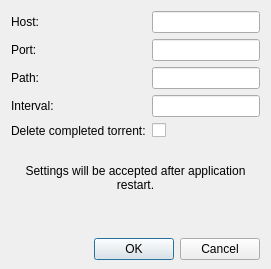
<ui version="4.0" >
 <class>SettingsDialogClass</class>
 <widget class="QDialog" name="SettingsDialogClass" >
  <property name="windowModality" >
   <enum>Qt::ApplicationModal</enum>
  </property>
  <property name="geometry" >
   <rect>
    <x>0</x>
    <y>0</y>
    <width>259</width>
    <height>225</height>
   </rect>
  </property>
  <property name="sizePolicy" >
   <sizepolicy vsizetype="Fixed" hsizetype="Fixed" >
    <horstretch>0</horstretch>
    <verstretch>0</verstretch>
   </sizepolicy>
  </property>
  <property name="maximumSize" >
   <size>
    <width>259</width>
    <height>225</height>
   </size>
  </property>
  <property name="windowTitle" >
   <string>Settings</string>
  </property>
  <property name="windowIcon" >
   <iconset resource="../Resources/res.qrc" >
    <normaloff>:/img/gear.png</normaloff>:/img/gear.png</iconset>
  </property>
  <layout class="QVBoxLayout" name="verticalLayout_2" >
   <property name="sizeConstraint" >
    <enum>QLayout::SetFixedSize</enum>
   </property>
   <property name="bottomMargin" >
    <number>9</number>
   </property>
   <item>
    <layout class="QVBoxLayout" name="verticalLayout" >
     <item>
      <layout class="QGridLayout" name="gridLayout" >
       <item row="0" column="0" >
        <widget class="QLabel" name="label" >
         <property name="text" >
          <string>Host:</string>
         </property>
         <property name="buddy" >
          <cstring>host</cstring>
         </property>
        </widget>
       </item>
       <item row="0" column="1" >
        <widget class="QLineEdit" name="host" />
       </item>
       <item row="1" column="0" >
        <widget class="QLabel" name="label_2" >
         <property name="text" >
          <string>Port:</string>
         </property>
         <property name="buddy" >
          <cstring>port</cstring>
         </property>
        </widget>
       </item>
       <item row="1" column="1" >
        <widget class="QLineEdit" name="port" />
       </item>
       <item row="2" column="0" >
        <widget class="QLabel" name="label_3" >
         <property name="text" >
          <string>Path:</string>
         </property>
         <property name="buddy" >
          <cstring>path</cstring>
         </property>
        </widget>
       </item>
       <item row="2" column="1" >
        <widget class="QLineEdit" name="path" />
       </item>
       <item row="3" column="0" >
        <widget class="QLabel" name="label_4" >
         <property name="text" >
          <string>Interval:</string>
         </property>
         <property name="buddy" >
          <cstring>interval</cstring>
         </property>
        </widget>
       </item>
       <item row="3" column="1" >
        <widget class="QLineEdit" name="interval" />
       </item>
       <item row="4" column="0" >
        <widget class="QLabel" name="label_7" >
         <property name="text" >
          <string>Delete completed torrent:</string>
         </property>
        </widget>
       </item>
       <item row="4" column="1" >
        <widget class="QCheckBox" name="delete_completed" >
         <property name="text" >
          <string/>
         </property>
        </widget>
       </item>
      </layout>
     </item>
     <item>
      <widget class="QLabel" name="label_6" />
     </item>
     <item>
      <widget class="QLabel" name="label_5" >
       <property name="text" >
        <string>Settings will be accepted after application restart.</string>
       </property>
       <property name="alignment" >
        <set>Qt::AlignCenter|Qt::AlignHCenter|Qt::AlignLeading|Qt::AlignLeft|Qt::AlignVCenter</set>
       </property>
       <property name="wordWrap" >
        <bool>true</bool>
       </property>
      </widget>
     </item>
     <item>
      <spacer name="verticalSpacer" >
       <property name="orientation" >
        <enum>Qt::Vertical</enum>
       </property>
       <property name="sizeHint" stdset="0" >
        <size>
         <width>20</width>
         <height>40</height>
        </size>
       </property>
      </spacer>
     </item>
     <item>
      <widget class="QDialogButtonBox" name="buttonBox" >
       <property name="standardButtons" >
        <set>QDialogButtonBox::Cancel|QDialogButtonBox::Ok</set>
       </property>
      </widget>
     </item>
    </layout>
   </item>
  </layout>
 </widget>
 <layoutdefault spacing="6" margin="11" />
 <tabstops>
  <tabstop>host</tabstop>
  <tabstop>port</tabstop>
  <tabstop>path</tabstop>
  <tabstop>interval</tabstop>
  <tabstop>buttonBox</tabstop>
 </tabstops>
 <resources>
  <include location="../Resources/res.qrc" />
 </resources>
 <connections/>
</ui>
